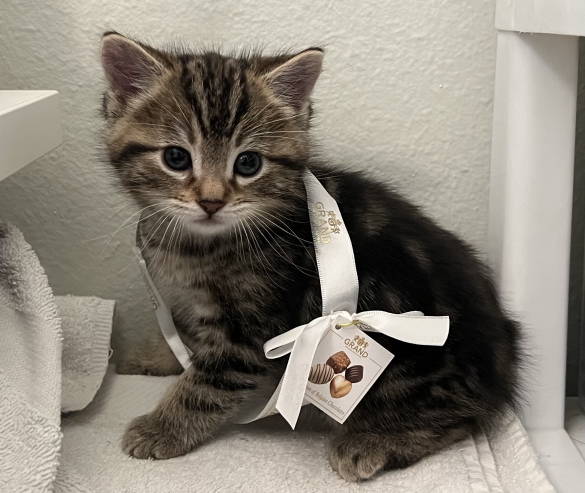
#> input picture demoImages/cutepic1.jpg, 1170 x 985 px, found by its file name (shown at 1/2 size)
$ python affine-transform.py
#> lines starting #> are read from the running program, lines starting #| are printed output that depends on the picture
import os
import cv2 as cv
import numpy as np
import matplotlib.pyplot as plt

def affineTransform():
    root = os.getcwd()
    imgPath = os.path.join(root,'demoImages\\cutepic1.jpg')
    img = cv.imread(imgPath)
#> img is the input picture: shape (985, 1170, 3); mean B, G, R 116.9, 127.5, 133.7
    img = cv.cvtColor(img,cv.COLOR_BGR2RGB)

    height,width,_ = img.shape
#> height = 985; width = 1170

    p1 = np.array([[100,100],
                     [900,100],
                     [100,900]],dtype=np.float32)

    p2 = np.array([[50,150],
                     [900,100],
                     [150,800]],dtype=np.float32)

    T = cv.getAffineTransform(p1,p2)
    imgTrans = cv.warpAffine(img,T,(width,height))
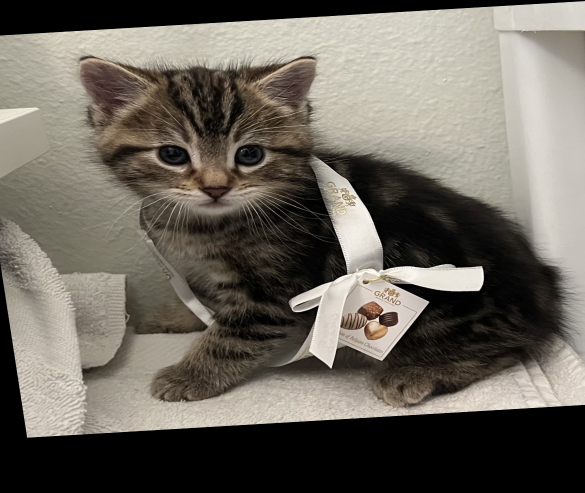
#> imgTrans: shape (985, 1170, 3) (shown at 1/2 size); mean R, G, B 107.7, 102.5, 93.8

    plt.figure()
    plt.subplot(121)
    plt.imshow(img)
    # plt.plot(p1[:,0],p1[:,1],'r.')
    plt.subplot(122)
    plt.imshow(imgTrans)
    # plt.plot(p2[:,0],p2[:,1],'r.')
    plt.show()
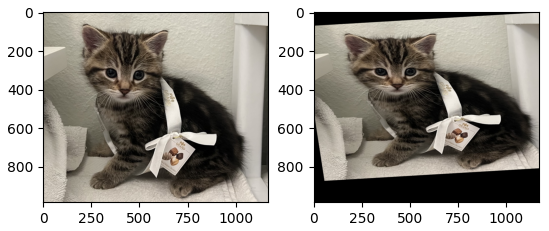
#> figure drawn by matplotlib, 2 panels

if __name__ == '__main__':
    affineTransform()
